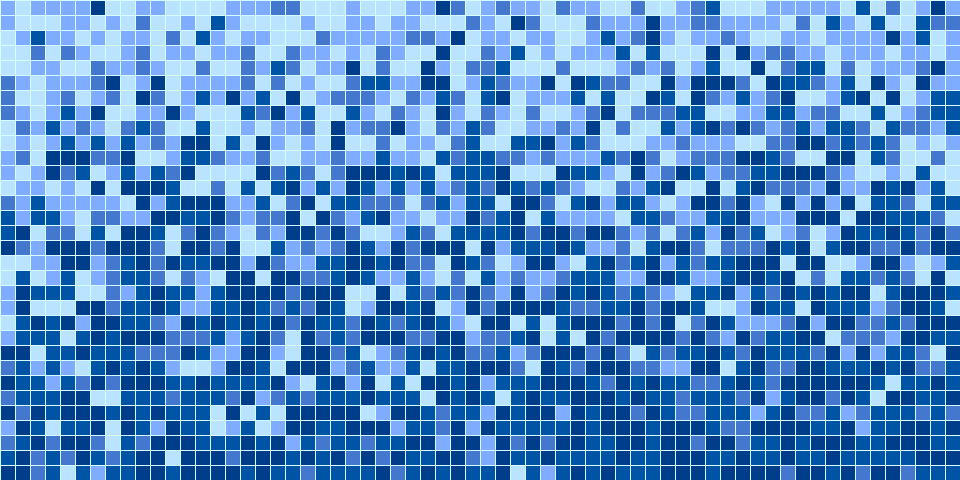

This chart was generated by the following Python code:
from PIL import Image, ImageDraw
from random import random
from img_convert import fit_pattern
import math

# need pillow

bgcolor = (128, 128, 128)
outline_color = (215, 255, 255)
# outline_color = None  # no outline

colors = [
    (186, 227, 255),
    (128, 172, 255),
    (68, 120, 207),
    (0, 84, 166),
    (0, 61, 138),
]


def average_dist():
    l = len(colors)
    arr = list(map(lambda x: x / l, range(l)))
    arr.reverse()
    return arr


def random_color(split):
    rdm = random()
    for i in range(len(split)):
        if rdm > split[i]:
            return colors[i]


def dis_by_gray(g):
    split = []
    # g: [0, 255]
    if g < 128:
        split.append(-0.4 * g + 255)
        split.append(-0.8 * g + 255)
        split.append(-1 * g + 229.5)
        split.append(-0.5 * g + 114.75)
    else:
        split.append(-0.5 * g + 267.75)
        split.append(-1 * g + 280.5)
        split.append(-0.8 * g + 204)
        split.append(-0.4 * g + 102)

    split.append(0)
    return list(map(lambda x: x / 255, split))


def drawMosaic(width_n, height_n, pattern_path="pattern.jpg", pixel=15):
    # width_num/height_num: grid number per row/col
    # pixel: size of one grid (px)

    width = width_n * pixel
    height = height_n * pixel

    image = Image.new("RGB", (width, height), bgcolor)
    draw = ImageDraw.Draw(image)
    pattern = fit_pattern((width_n, height_n), pattern_path)

    # start from (0, 0) => left-top point
    aver = average_dist()
    for h in range(height_n):
        hp = h * pixel
        for w in range(width_n):
            # print(pattern[w, h], dis_by_gray(pattern[w, h]))
            wp = w * pixel
            color = random_color(dis_by_gray(pattern[w, h]))
            draw.rectangle([wp, hp, wp + pixel, hp + pixel],
                           color, outline_color)

    return image


# show(): preview image
# drawMosaic(64, 32, "grad.jpg").show()
drawMosaic(64, 32).save("mosaic.png")
